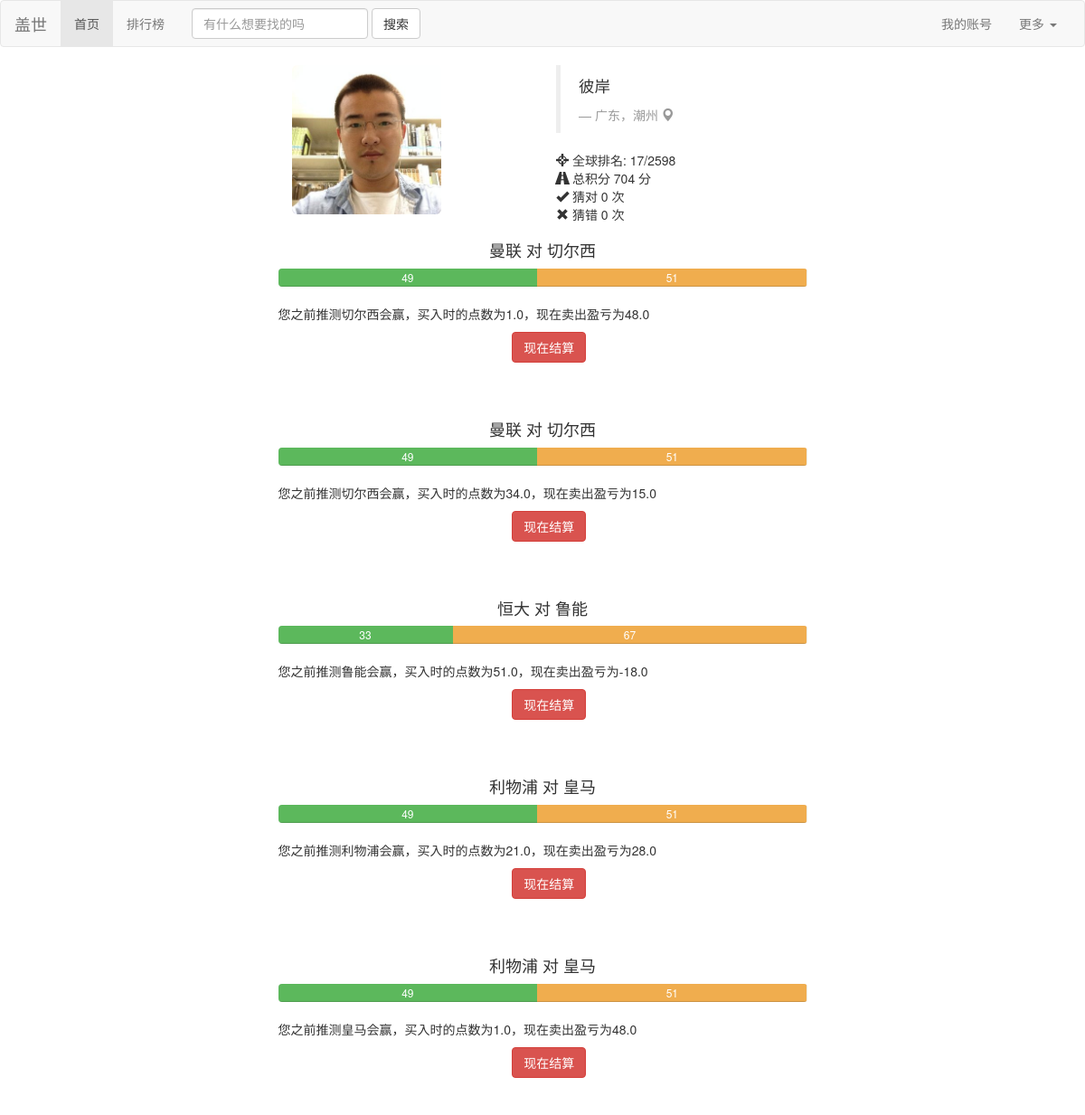
Screenshot of /profile (signed in) with the database file from the repository.
### Guess/models.py (models this page shows)
class Person(models.Model):
	user = models.OneToOneField(User)
	point = models.IntegerField(default=1000)
	expertise = models.TextField(default='N/A')
	win = models.IntegerField(default=0)
	lose = models.IntegerField(default=0)
	game = models.IntegerField(default=0)
	point_per_game = models.FloatField(default=0.0)
	class Meta:
		ordering = ('point','point_per_game',)

class Betting(models.Model):
	better = models.ForeignKey(Person)
	game = models.ForeignKey(Game)
	side = models.BooleanField()  # True means home wins and vice versa
	num = models.IntegerField(default=1)
	outcome = models.BooleanField(default=False)
	price_at_buy = models.FloatField()
	price_at_sell = models.FloatField()
	end_when_clear = models.BooleanField(default=False) # when the bet is clear, is the game over?
	cleared = models.BooleanField(default=False)  # cleared means the result of the betting has been updated to the person profile

class Game(models.Model):
	index = models.IntegerField()
	headline = models.TextField()
	begin = models.DateTimeField()
	expire = models.DateTimeField()
	name_home = models.CharField(max_length=30)
	price_home = models.IntegerField(default=50)
	num_home = models.IntegerField(default=0)
	name_away = models.CharField(max_length=30)
	price_away = models.IntegerField(default=50)
	num_away = models.IntegerField(default=0)
	outcome = models.BooleanField()   # True means home wins and vice versa
	class Meta:
		ordering = ('expire',)

### Guess/views.py (the view)
# urls.py: url(r'^profile', 'Guess.views.profile', name='profile'),
def profile(request):
	person = Person.objects.get(user=request.user)
	bets = []
	for b in Betting.objects.filter(better=person):
		if not b.cleared:
			bets.append(b)
	return render(request,'profile.html',{'person': person,'bets': bets})

### Guess/templatetags/profile_tag.py (called while the page is built)
@register.simple_tag()
def sub(value1, value2):
    return value1-value2

### Guess/templates/profile.html (shortened to what this page needs)
{% load bootstrap3 %}
{% load profile_tag %}
<link href='static/bootstrap/css/bootstrap.min.css' rel='stylesheet'>
{% include "nav_bar.html" %}
<div class="container">
    <div class="row">
        <div class="col-sm-2 col-md-2 col-md-offset-3">
            <img src="/static/me.jpg"
            alt="" class="img-rounded img-responsive" />
        </div>
        <div class="col-sm-4 col-md-4 col-md-offset-1">
            <blockquote>
                <p>彼岸</p> <small><cite title="Source Title">广东，潮州  <i class="glyphicon glyphicon-map-marker"></i></cite></small>
            </blockquote>
            <p> <i class="glyphicon glyphicon-screenshot"></i> 全球排名: 17/2598
                <br /> <i class="glyphicon glyphicon-road"></i> 总积分 {{ person.point }} 分
                <br /> <i class="glyphicon glyphicon-ok"></i> 猜对 {{ person.win }} 次
                <br /> <i class="glyphicon glyphicon-remove"></i> 猜错 {{ person.lose }} 次</p>
        </div>
    </div>
</div>
{% for b in bets %}
<div class = "row">
    <form method="POST">
    <div class="col-md-6 col-md-offset-3">
        <h4 class="text-center">{{ b.game.name_home }} 对 {{ b.game.name_away }}</h4>
        <div class="progress">
            <div class="progress-bar progress-bar-success" style="width: {{ b.game.price_home }}%">{{ b.game.price_home }}</div>
            <div class="progress-bar progress-bar-warning" style="width: {{ b.game.price_away }}%">{{ b.game.price_away }}</div>
        </div>
        {% if b.side %}
            <div><p>您之前推测{{ b.game.name_home }}会赢，买入时的点数为{{ b.price_at_buy }}，现在卖出盈亏为{% sub b.game.price_home b.price_at_buy %}</p></div>
        {% else %}
            <div><p>您之前推测{{ b.game.name_away }}会赢，买入时的点数为{{ b.price_at_buy }}，现在卖出盈亏为{% sub b.game.price_home b.price_at_buy %}</p></div>
        {% endif %}
        <div class="col-md-1 col-md-offset-5"><input class="btn btn-danger" type="submit" value="现在结算" name="a:{{ b.game.pk }}"/></div>
    </div>
    </form>
</div>
<div class="row spacer">
</div>
{% endfor %}

### Guess/templates/nav_bar.html (shortened to what this page needs)
<nav class="navbar navbar-default" role="navigation">
  <div class="container-fluid">
    <div class="navbar-header">
      <a class="navbar-brand" href="/home">盖世</a>
    </div>
    <div class="collapse navbar-collapse" id="bs-example-navbar-collapse-1">
      <ul class="nav navbar-nav">
        <li class="active"><a href="/home">首页</a></li>
        <li><a href="/leaderboard">排行榜</a></li>
      </ul>
      <form class="navbar-form navbar-left" role="search">
        <div class="form-group">
          <input type="text" class="form-control" placeholder="有什么想要找的吗">
        </div>
        <button type="submit" class="btn btn-default">搜索</button>
      </form>
      <ul class="nav navbar-nav navbar-right">
        <li><a href="/profile">我的账号</a></li>
        <li class="dropdown">
          <a href="#" class="dropdown-toggle" data-toggle="dropdown">更多 <span class="caret"></span></a>
        </li>
      </ul>
    </div>
  </div>
</nav>

### Guess/templates/profile.html (style rules this page uses)
.spacer { margin-bottom: 40px; }

### rows the page displays
Person: point "704", win "0", lose "0"
Betting: game.name_home "曼联", game.name_away "切尔西", game.price_home "49", game.price_away "51", price_at_buy "1.0", game+price_at_buy "48.0"
Betting: game.name_home "曼联", game.name_away "切尔西", game.price_home "49", game.price_away "51", price_at_buy "34.0", game+price_at_buy "15.0"
Betting: game.name_home "恒大", game.name_away "鲁能", game.price_home "33", game.price_away "67", price_at_buy "51.0", game+price_at_buy "-18.0"
Betting: game.name_home "利物浦", game.name_away "皇马", game.price_home "49", game.price_away "51", price_at_buy "21.0", game+price_at_buy "28.0"
Betting: game.name_home "利物浦", game.name_away "皇马", game.price_home "49", game.price_away "51", price_at_buy "1.0", game+price_at_buy "48.0"
